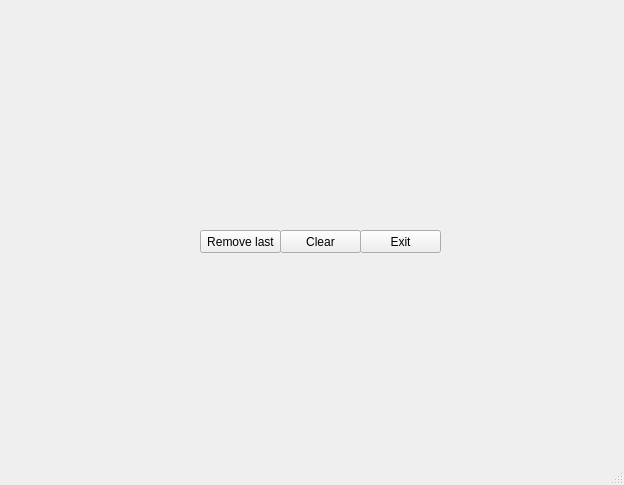
<?xml version="1.0" encoding="UTF-8"?>
<ui version="4.0">
 <class>MainWindow</class>
 <widget class="QMainWindow" name="MainWindow">
  <property name="geometry">
   <rect>
    <x>0</x>
    <y>0</y>
    <width>624</width>
    <height>485</height>
   </rect>
  </property>
  <property name="sizePolicy">
   <sizepolicy hsizetype="Fixed" vsizetype="Fixed">
    <horstretch>0</horstretch>
    <verstretch>0</verstretch>
   </sizepolicy>
  </property>
  <property name="windowTitle">
   <string>FluteFingering</string>
  </property>
  <property name="locale">
   <locale language="English" country="UnitedStates"/>
  </property>
  <widget class="QWidget" name="centralwidget">
   <property name="sizePolicy">
    <sizepolicy hsizetype="Fixed" vsizetype="Fixed">
     <horstretch>0</horstretch>
     <verstretch>0</verstretch>
    </sizepolicy>
   </property>
   <widget class="QPushButton" name="key_button">
    <property name="geometry">
     <rect>
      <x>10</x>
      <y>260</y>
      <width>51</width>
      <height>91</height>
     </rect>
    </property>
    <property name="styleSheet">
     <string notr="true">#key_button {
background-color: transparent;
border-image: url(:key.png);
background: none;
border: none;
background-repeat: none;
}</string>
    </property>
    <property name="text">
     <string/>
    </property>
   </widget>
   <widget class="QPushButton" name="do1_button">
    <property name="geometry">
     <rect>
      <x>60</x>
      <y>260</y>
      <width>61</width>
      <height>91</height>
     </rect>
    </property>
    <property name="styleSheet">
     <string notr="true">#do1_button {
background-color: transparent;
border-image: url(:do1.png);
background: none;
border: none;
background-repeat: none;
}</string>
    </property>
    <property name="text">
     <string/>
    </property>
   </widget>
   <widget class="QPushButton" name="re_button">
    <property name="geometry">
     <rect>
      <x>120</x>
      <y>260</y>
      <width>75</width>
      <height>91</height>
     </rect>
    </property>
    <property name="styleSheet">
     <string notr="true">#re_button {
background-color: transparent;
border-image: url(:re.png);
background: none;
border: none;
background-repeat: none;
}</string>
    </property>
    <property name="text">
     <string/>
    </property>
   </widget>
   <widget class="QPushButton" name="mi_button">
    <property name="geometry">
     <rect>
      <x>190</x>
      <y>260</y>
      <width>75</width>
      <height>91</height>
     </rect>
    </property>
    <property name="styleSheet">
     <string notr="true">#mi_button {
background-color: transparent;
border-image: url(:mi.png);
background: none;
border: none;
background-repeat: none;
}</string>
    </property>
    <property name="text">
     <string/>
    </property>
   </widget>
   <widget class="QPushButton" name="fa_button">
    <property name="geometry">
     <rect>
      <x>260</x>
      <y>260</y>
      <width>75</width>
      <height>91</height>
     </rect>
    </property>
    <property name="styleSheet">
     <string notr="true">#fa_button {
background-color: transparent;
border-image: url(:fa.png);
background: none;
border: none;
background-repeat: none;
}</string>
    </property>
    <property name="text">
     <string/>
    </property>
   </widget>
   <widget class="QPushButton" name="sol_button">
    <property name="geometry">
     <rect>
      <x>330</x>
      <y>260</y>
      <width>75</width>
      <height>91</height>
     </rect>
    </property>
    <property name="styleSheet">
     <string notr="true">#sol_button {
background-color: transparent;
border-image: url(:sol.png);
background: none;
border: none;
background-repeat: none;
}</string>
    </property>
    <property name="text">
     <string/>
    </property>
   </widget>
   <widget class="QPushButton" name="la_button">
    <property name="geometry">
     <rect>
      <x>400</x>
      <y>260</y>
      <width>75</width>
      <height>91</height>
     </rect>
    </property>
    <property name="styleSheet">
     <string notr="true">#la_button {
background-color: transparent;
border-image: url(:la.png);
background: none;
border: none;
background-repeat: none;
}</string>
    </property>
    <property name="text">
     <string/>
    </property>
   </widget>
   <widget class="QPushButton" name="si_button">
    <property name="geometry">
     <rect>
      <x>470</x>
      <y>260</y>
      <width>75</width>
      <height>91</height>
     </rect>
    </property>
    <property name="styleSheet">
     <string notr="true">#si_button {
background-color: transparent;
border-image: url(:si.png);
background: none;
border: none;
background-repeat: none;
}</string>
    </property>
    <property name="text">
     <string/>
    </property>
   </widget>
   <widget class="QPushButton" name="do2_button">
    <property name="geometry">
     <rect>
      <x>540</x>
      <y>260</y>
      <width>75</width>
      <height>91</height>
     </rect>
    </property>
    <property name="styleSheet">
     <string notr="true">#do2_button {
background-color: transparent;
border-image: url(:do.png);
background: none;
border: none;
background-repeat: none;
}</string>
    </property>
    <property name="text">
     <string/>
    </property>
   </widget>
   <widget class="QPushButton" name="clearButton">
    <property name="geometry">
     <rect>
      <x>280</x>
      <y>230</y>
      <width>81</width>
      <height>23</height>
     </rect>
    </property>
    <property name="text">
     <string>Clear</string>
    </property>
   </widget>
   <widget class="QPushButton" name="removeButton">
    <property name="geometry">
     <rect>
      <x>200</x>
      <y>230</y>
      <width>81</width>
      <height>23</height>
     </rect>
    </property>
    <property name="text">
     <string>Remove last</string>
    </property>
   </widget>
   <widget class="QPushButton" name="clearButton_2">
    <property name="geometry">
     <rect>
      <x>360</x>
      <y>230</y>
      <width>81</width>
      <height>23</height>
     </rect>
    </property>
    <property name="text">
     <string>Exit</string>
    </property>
   </widget>
   <widget class="QPushButton" name="key_button_2">
    <property name="geometry">
     <rect>
      <x>40</x>
      <y>360</y>
      <width>51</width>
      <height>91</height>
     </rect>
    </property>
    <property name="styleSheet">
     <string notr="true">#key_button_2 {
background-color: transparent;
border-image: url(:key.png);
background: none;
border: none;
background-repeat: none;
}</string>
    </property>
    <property name="text">
     <string/>
    </property>
   </widget>
   <widget class="QPushButton" name="do_up_button">
    <property name="geometry">
     <rect>
      <x>90</x>
      <y>360</y>
      <width>61</width>
      <height>91</height>
     </rect>
    </property>
    <property name="styleSheet">
     <string notr="true">#do_up_button {
background-color: transparent;
border-image: url(:do_up.png);
background: none;
border: none;
background-repeat: none;
}</string>
    </property>
    <property name="text">
     <string/>
    </property>
   </widget>
   <widget class="QPushButton" name="re_up_button">
    <property name="geometry">
     <rect>
      <x>150</x>
      <y>360</y>
      <width>71</width>
      <height>91</height>
     </rect>
    </property>
    <property name="styleSheet">
     <string notr="true">#re_up_button {
background-color: transparent;
border-image: url(:re_up.png);
background: none;
border: none;
background-repeat: none;
}</string>
    </property>
    <property name="text">
     <string/>
    </property>
   </widget>
   <widget class="QPushButton" name="mi_up_button">
    <property name="geometry">
     <rect>
      <x>220</x>
      <y>360</y>
      <width>71</width>
      <height>91</height>
     </rect>
    </property>
    <property name="styleSheet">
     <string notr="true">#mi_up_button {
background-color: transparent;
border-image: url(:mi_up.png);
background: none;
border: none;
background-repeat: none;
}</string>
    </property>
    <property name="text">
     <string/>
    </property>
   </widget>
   <widget class="QPushButton" name="fa_up_button">
    <property name="geometry">
     <rect>
      <x>290</x>
      <y>360</y>
      <width>71</width>
      <height>91</height>
     </rect>
    </property>
    <property name="styleSheet">
     <string notr="true">#fa_up_button {
background-color: transparent;
border-image: url(:fa_up.png);
background: none;
border: none;
background-repeat: none;
}</string>
    </property>
    <property name="text">
     <string/>
    </property>
   </widget>
   <widget class="QPushButton" name="sol_up_button">
    <property name="geometry">
     <rect>
      <x>360</x>
      <y>360</y>
      <width>71</width>
      <height>91</height>
     </rect>
    </property>
    <property name="styleSheet">
     <string notr="true">#sol_up_button {
background-color: transparent;
border-image: url(:sol_up.png);
background: none;
border: none;
background-repeat: none;
}</string>
    </property>
    <property name="text">
     <string/>
    </property>
   </widget>
   <widget class="QPushButton" name="la_up_button">
    <property name="geometry">
     <rect>
      <x>430</x>
      <y>360</y>
      <width>71</width>
      <height>91</height>
     </rect>
    </property>
    <property name="styleSheet">
     <string notr="true">#la_up_button {
background-color: transparent;
border-image: url(:la_up.png);
background: none;
border: none;
background-repeat: none;
}</string>
    </property>
    <property name="text">
     <string/>
    </property>
   </widget>
   <widget class="QPushButton" name="si_up_button">
    <property name="geometry">
     <rect>
      <x>500</x>
      <y>360</y>
      <width>71</width>
      <height>91</height>
     </rect>
    </property>
    <property name="styleSheet">
     <string notr="true">#si_up_button {
background-color: transparent;
border-image: url(:si_up.png);
background: none;
border: none;
background-repeat: none;
}</string>
    </property>
    <property name="text">
     <string/>
    </property>
   </widget>
  </widget>
  <widget class="QMenuBar" name="menubar">
   <property name="enabled">
    <bool>false</bool>
   </property>
   <property name="geometry">
    <rect>
     <x>0</x>
     <y>0</y>
     <width>624</width>
     <height>21</height>
    </rect>
   </property>
  </widget>
  <widget class="QStatusBar" name="statusbar"/>
 </widget>
 <resources/>
 <connections/>
</ui>
